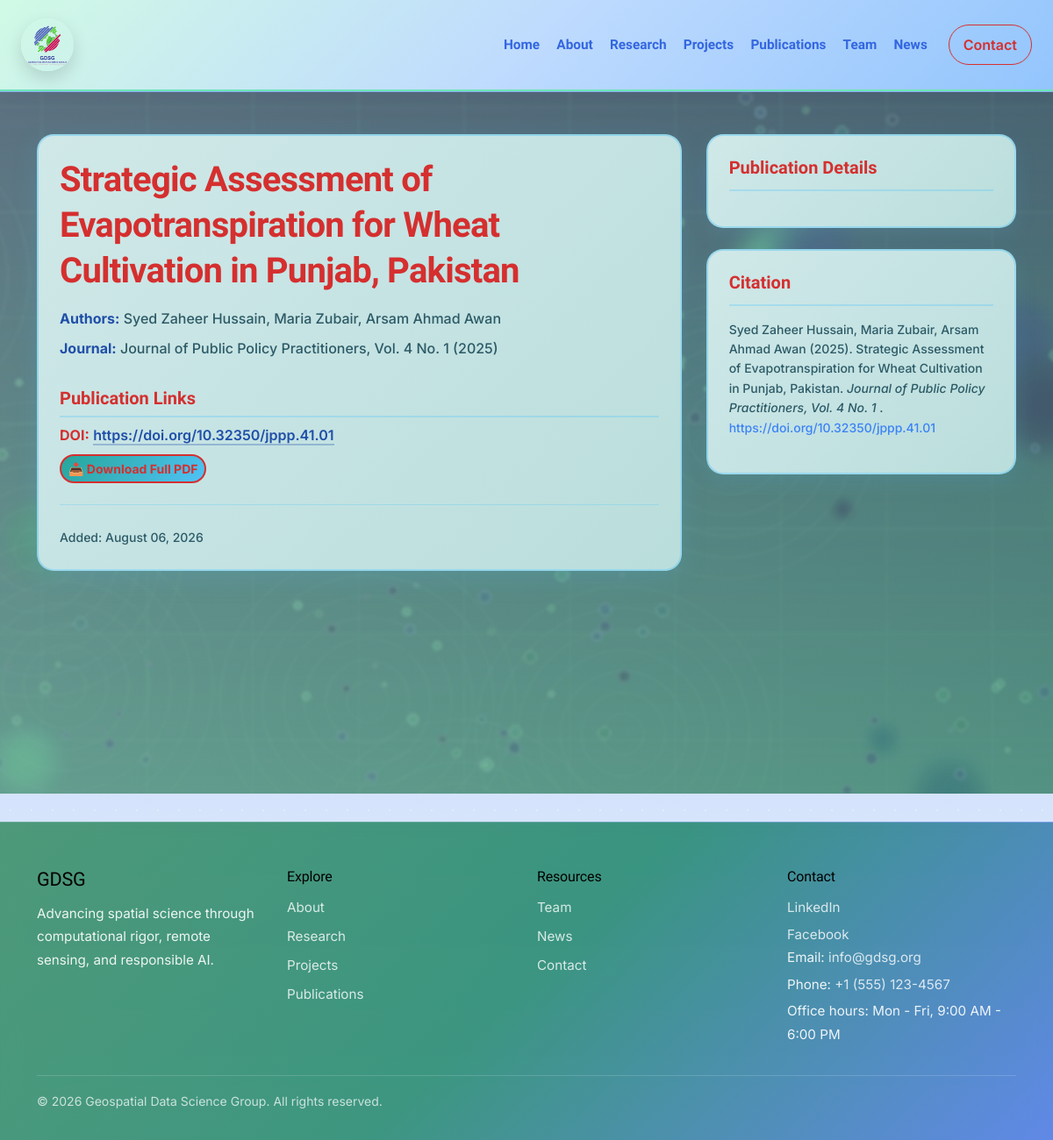
Page /publication_detail.php?id=1 on the committed database.
### tables this page shows
CREATE TABLE IF NOT EXISTS publications (
    id INT AUTO_INCREMENT PRIMARY KEY,
    title VARCHAR(255) NOT NULL,
    authors VARCHAR(255),
    journal VARCHAR(255),
    volume VARCHAR(50),
    issue VARCHAR(50),
    pages VARCHAR(50),
    year YEAR,
    published_date DATE,
    summary TEXT,
    abstract TEXT,
    keywords TEXT,
    doi VARCHAR(255),
    pdf_url VARCHAR(255),
    journal_url VARCHAR(255),
    featured_image VARCHAR(255),
    issn_e VARCHAR(20),
    issn_p VARCHAR(20),
    publication_frequency VARCHAR(100),
    peer_review_type VARCHAR(100),
    publication_fee VARCHAR(100),
    abbreviation VARCHAR(50),
    created_at TIMESTAMP DEFAULT CURRENT_TIMESTAMP,
    updated_at TIMESTAMP DEFAULT CURRENT_TIMESTAMP ON UPDATE CURRENT_TIMESTAMP
);

### includes/components.php (called while the page is built, shortened)
<?php
function get_publication($pdo, $id) {
    try {
        $stmt = $pdo->prepare('SELECT * FROM publications WHERE id = :id LIMIT 1');
        $stmt->execute([':id'=>(int)$id]);
        return $stmt->fetch(PDO::FETCH_ASSOC) ?: null;
    } catch (Exception $e) {
        return null;
    }
}
?>

### publication_detail.php (the view, shortened to what this page needs)
<?php
require __DIR__ . '/includes/db.php';
require __DIR__ . '/includes/components.php';
require __DIR__ . '/includes/header.php';
$id = isset($_GET['id']) ? (int)$_GET['id'] : 0;
$item = $id ? get_publication($pdo, $id) : null;
?>
<section class="publication-detail-section py-5">
    <div class="container">
        <?php if (!$item): ?>
            <div class="alert alert-warning">Publication not found.</div>
        <?php else: ?>
            <div class="row g-4">
                <div class="col-lg-8">
                    <article class="publication-detail-article card-soft p-4">
                        <header class="mb-4">
                            <h1 class="display-6 fw-bold mb-3"><?php echo htmlspecialchars($item['title']); ?></h1>
                            <div class="text-muted mb-2">
                                <strong>Authors:</strong> <?php echo htmlspecialchars($item['authors']); ?>
                            </div>
                            <div class="text-muted mb-2">
                                <strong>Journal:</strong> <?php echo htmlspecialchars($item['journal']); ?>
                                (<?php echo htmlspecialchars($item['year']); ?>)
                            </div>
                        </header>
                        <div class="publication-links mb-4">
                            <h2 class="h5 fw-bold mb-2">Publication Links</h2>
                            <?php if (!empty($item['doi'])): ?>
                                <p class="mb-2">
                                    <strong>DOI:</strong> <a href="<?php echo htmlspecialchars($item['doi']); ?>" target="_blank" rel="noopener">
                                        <?php echo htmlspecialchars($item['doi']); ?>
                                    </a>
                                </p>
                            <?php endif; ?>
                            <?php if (!empty($item['pdf_url'])): $pdf = $item['pdf_url']; if (strpos($pdf, '/') !== 0 && strpos($pdf, 'http') !== 0) $pdf = '/' . ltrim($pdf, '/'); ?>
                                <p>
                                    <a class="btn btn-primary btn-sm" href="<?php echo htmlspecialchars($pdf); ?>" target="_blank" rel="noopener">
                                        📥 Download Full PDF
                                    </a>
                                </p>
                            <?php endif; ?>
                        </div>
                        <footer class="mt-4 pt-4 border-top text-muted">
                            <small>Added: <?php echo date('F d, Y', strtotime($item['created_at'])); ?></small>
                        </footer>
                    </article>
                </div>
                <div class="col-lg-4 publication-detail-sidebar">
                    <div class="card card-soft p-4 mb-4">
                        <h3 class="h5 fw-bold mb-3">Publication Details</h3>
                    </div>
                    <div class="card card-soft p-4">
                        <h3 class="h5 fw-bold mb-3">Citation</h3>
                        <p class="small text-muted">
                            <?php echo htmlspecialchars($item['authors']); ?> (<?php echo htmlspecialchars($item['year']); ?>).
                            <?php echo htmlspecialchars($item['title']); ?>.
                            <em><?php echo htmlspecialchars($item['journal']); ?></em>
                            <?php if (!empty($item['doi'])): ?>. <a href="<?php echo htmlspecialchars($item['doi']); ?>" target="_blank">
                                <?php echo htmlspecialchars($item['doi']); ?>
                            </a><?php endif; ?>
                        </p>
                    </div>
                </div>
            </div>
        <?php endif; ?>
    </div>
</section>
<?php include __DIR__ . '/includes/footer.php'; ?>

### rows in the picture
publications: title "Strategic Assessment of Evapotranspiration for Wheat Cultivation in Punjab, Pakistan", authors "Syed Zaheer Hussain, Maria Zubair, Arsam Ahmad Awan", journal "Journal of Public Policy Practitioners, Vol. 4 No. 1", year "2025", doi "https://doi.org/10.32350/jppp.41.01", created_at "August 06, 2026"
